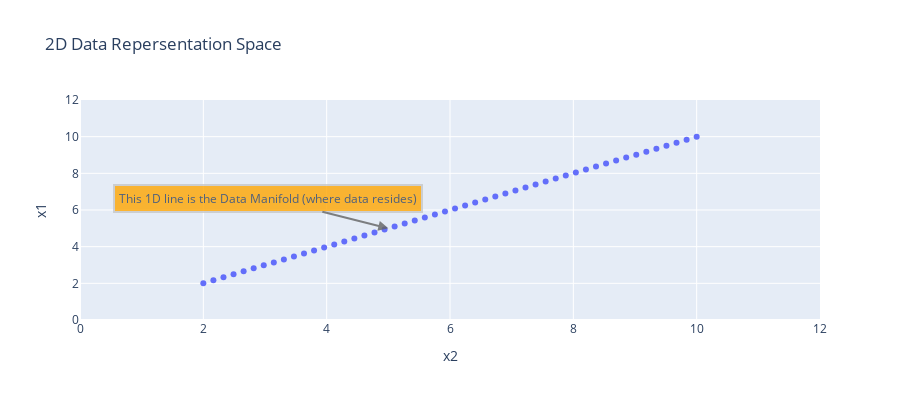

Here is the notebook cell this chart was saved with:
### Markdown cell above
**1. Introduction**

** What are Autoencoders**

Autoencoders are a special type of neural network architectures in which the output is same as the input. Autoencoders are trained in an unsupervised manner in order to learn the exteremely low level repersentations of the input data. These low level features are then deformed back to project the actual data. An autoencoder is a regression task where the network is asked to predict its input (in other words, model the identity function). These networks has a tight bottleneck of a few neurons in the middle, forcing them to create effective representations that compress the input into a low-dimensional code that can be used by the decoder to reproduce the original input.

A typical autoencoder architecture comprises of three main components:

Encoding Architecture : The encoder architecture comprises of series of
layers with decreasing number of nodes and ultimately reduces to a latent view repersentation.
Latent View Repersentation : Latent view repersents the lowest level space in which the inputs are reduced and information is preserved.
Decoding Architecture : The decoding architecture is the mirro image of the encoding architecture but in which number of nodes in every layer increases and ultimately outputs the similar (almost) input.
A highly fine tuned autoencoder model should be able to reconstruct the same input which was passed in the first layer. In this kernel, I will walk you through the working of autoencoders and their implementation. Autoencoders are widly used with the image data and some of their use cases are:

Dimentionality Reduction
Image Compression
Image Denoising
Image Generation
Feature Extraction
1.2 How Autoencoders work
Lets understand the mathematics behind autoencoders. The main idea behind autoencoders is to learn a low level repersenation of a high level dimentional data. Lets try to understand the encoding process with an example. Consider a data repersentation space (N dimentional space which is used to repersent the data) and consider the data points repersented by two variables : x1 and x2. Data Manifold is the space inside the data repersentation space in which the true data resides.

### Code cell
from plotly.offline import init_notebook_mode, iplot
import plotly.graph_objs as go
import numpy as np
init_notebook_mode(connected=True)

## generate random data
N = 50
random_x = np.linspace(2, 10, N)
random_y1 = np.linspace(2, 10, N)
random_y2 = np.linspace(2, 10, N)
trace1 = go.Scatter(x = random_x, y = random_y1, mode="markers", name="Actual Data")
trace2 = go.Scatter(x = random_x, y = random_y2, mode="lines", name="Model")
layout = go.Layout(title="2D Data Repersentation Space", xaxis=dict(title="x2", range=(0,12)),
                   yaxis=dict(title="x1", range=(0,12)), height=400,
                   annotations=[dict(x=5, y=5, xref='x', yref='y', text='This 1D line is the Data Manifold (where data resides)',
                   showarrow=True, align='center', arrowhead=2, arrowsize=1, arrowwidth=2, arrowcolor='#636363',
                   ax=-120, ay=-30, bordercolor='#c7c7c7', borderwidth=2, borderpad=4, bgcolor='orange', opacity=0.8)])
figure = go.Figure(data = [trace1], layout = layout)
iplot(figure)

### Figure 1 — Plotly figure (JSON) as saved in the notebook; plotly's stock layout.template omitted (floating-point values rounded to 4 significant figures)
{"data": [{"mode": "markers", "name": "Actual Data", "x": [2, 2.163, 2.327, 2.49, 2.653, 2.816, 2.98, 3.143, 3.306, 3.469, 3.633, 3.796, 3.959, 4.122, 4.286, 4.449, 4.612, 4.776, 4.939, 5.102, 5.265, 5.429, 5.592, 5.755, 5.918, 6.082, 6.245, 6.408, 6.571, 6.735, 6.898, 7.061, 7.224, 7.388, 7.551, 7.714, 7.878, 8.041, 8.204, 8.367, 8.531, 8.694, 8.857, 9.02, 9.184, 9.347, 9.51, 9.673, 9.837, 10], "y": [2, 2.163, 2.327, 2.49, 2.653, 2.816, 2.98, 3.143, 3.306, 3.469, 3.633, 3.796, 3.959, 4.122, 4.286, 4.449, 4.612, 4.776, 4.939, 5.102, 5.265, 5.429, 5.592, 5.755, 5.918, 6.082, 6.245, 6.408, 6.571, 6.735, 6.898, 7.061, 7.224, 7.388, 7.551, 7.714, 7.878, 8.041, 8.204, 8.367, 8.531, 8.694, 8.857, 9.02, 9.184, 9.347, 9.51, 9.673, 9.837, 10], "type": "scatter"}], "layout": {"annotations": [{"align": "center", "arrowcolor": "#636363", "arrowhead": 2, "arrowsize": 1, "arrowwidth": 2, "ax": -120, "ay": -30, "bgcolor": "orange", "bordercolor": "#c7c7c7", "borderpad": 4, "borderwidth": 2, "opacity": 0.8, "showarrow": true, "text": "This 1D line is the Data Manifold (where data resides)", "x": 5, "xref": "x", "y": 5, "yref": "y"}], "height": 400, "title": {"text": "2D Data Repersentation Space"}, "xaxis": {"range": [0, 12], "title": {"text": "x2"}}, "yaxis": {"range": [0, 12], "title": {"text": "x1"}}}}
